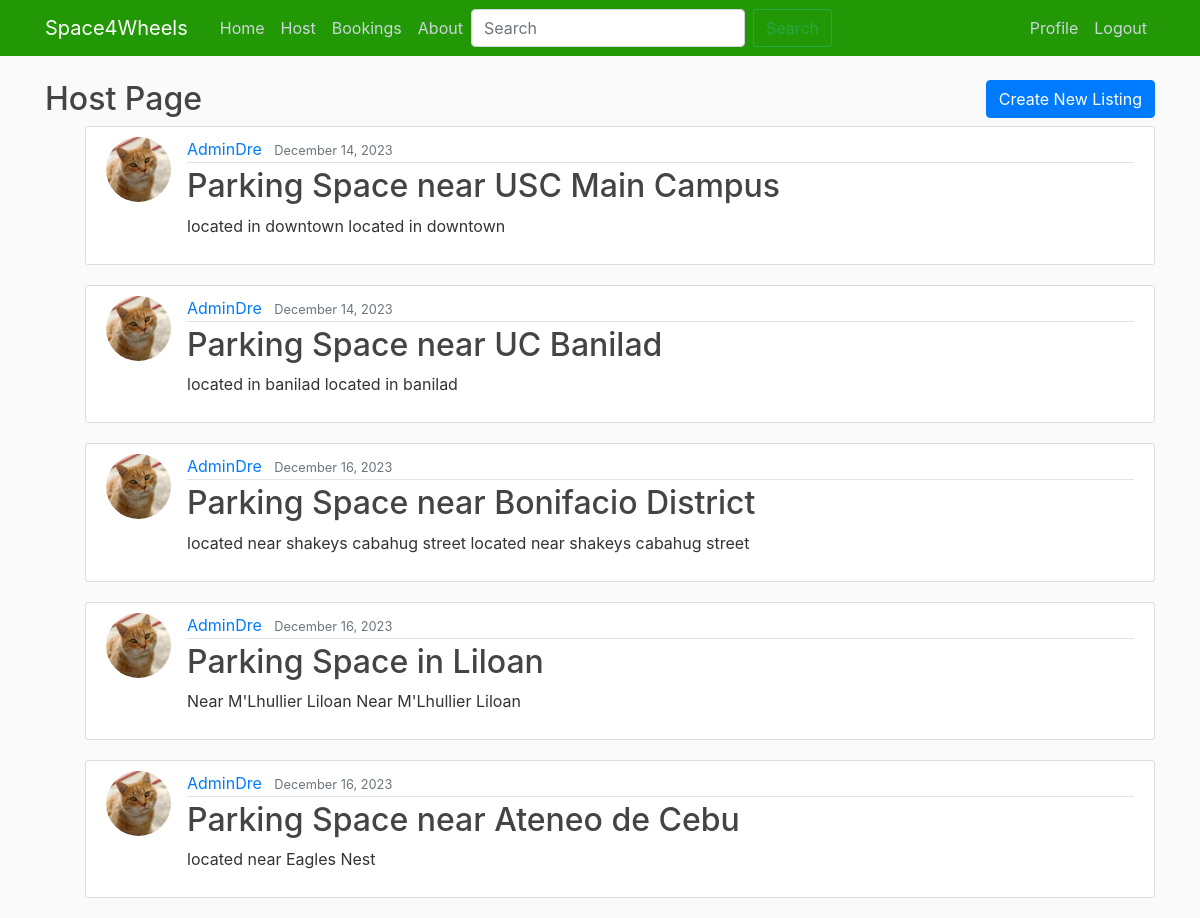
/host/ (signed in), run on an earlier commit of the app's database.
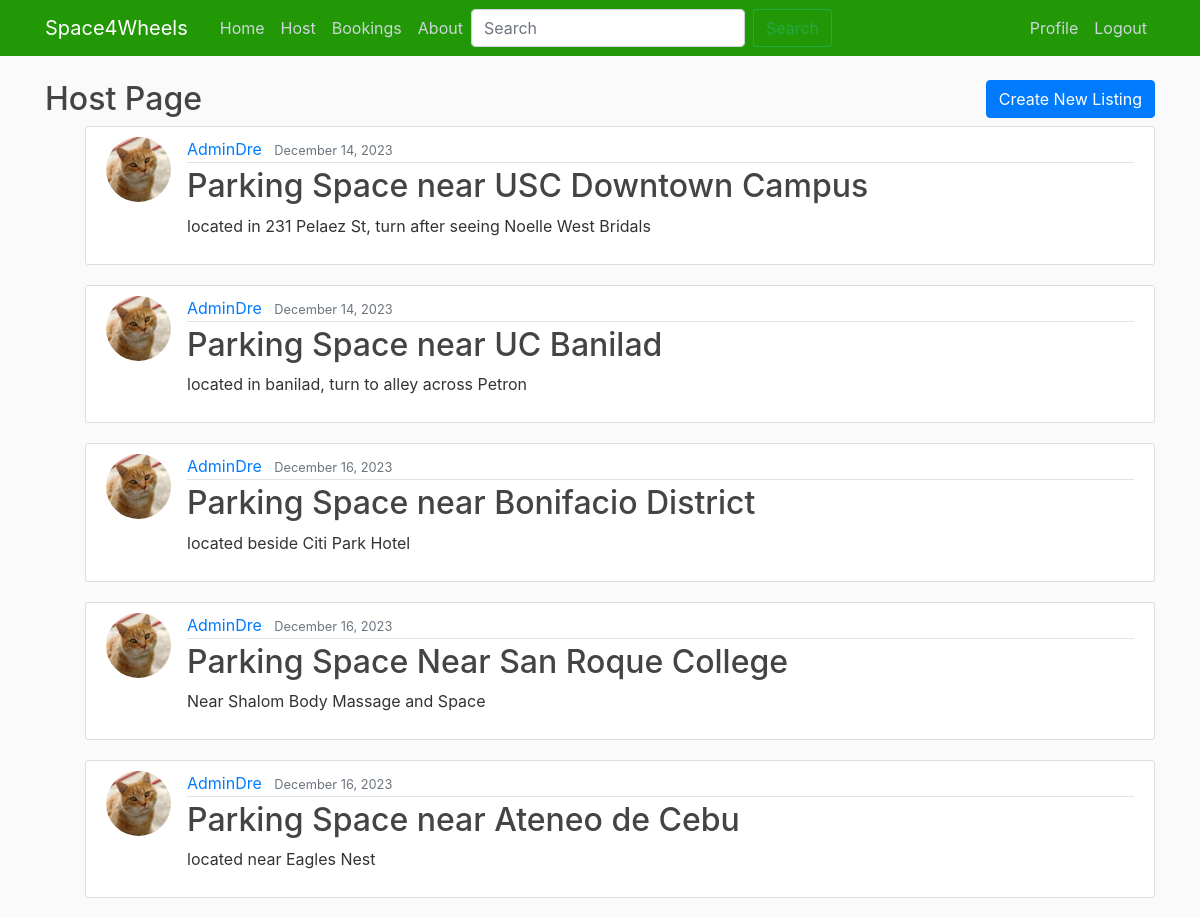
And on a later commit of the database.
### Space4Wheels/models.py (models this page shows)
class Post(models.Model):
    PRICE_RATES = [
        ('day', 'Per Day'),
        ('week', 'Per Week'),
        ('month', 'Per Month'),
    ]
    CAR_SPACE_TYPES = [
        ('Driveway', 'Driveway'),
        ('Garage', 'Garage'),
        ('Open Lot', 'Open Lot'),
    ]
    STATUS_TYPES = [
        ('available', 'Available'),
        ('unavailable', 'Unavailable')
    ]
    title = models.CharField(max_length=100)
    content = models.TextField()
    country = models.CharField(max_length=100)
    city = models.CharField(max_length=100)
    address = models.CharField(max_length=255)
    price = models.DecimalField(max_digits=10, decimal_places=2)
    price_rate = models.CharField(max_length=20, choices=PRICE_RATES)  # per day, per week, per month
    car_space_pics = models.ImageField(upload_to='car_space_pics')
    car_space_type = models.CharField(max_length=20, choices=CAR_SPACE_TYPES)
    map_image = models.TextField()
    additional_notes = models.TextField(blank=True, null=True)  # Optional
    status = models.CharField(max_length=20, default='available', choices=STATUS_TYPES)  # available/booked
    date_posted = models.DateTimeField(default=timezone.now)
    date_updated = models.DateTimeField(default=timezone.now)
    author = models.ForeignKey(User, on_delete=models.CASCADE)
    rating_rating = models.FloatField(default=0)

### users/models.py (models this page shows, shortened)
class Profile(models.Model):
    user = models.OneToOneField(User, on_delete=models.CASCADE)
    image = models.ImageField(default='default.jpg', upload_to='profile_pics')
    contact_number = PhoneNumberField(blank=True, null=True)

### Space4Wheels/views.py (the view)
# urls.py: path('host/', login_required(views.host), name='Space4Wheels-host'),
def host(request):
    user_listings_view = UserParkingSpaceListView()
    user_listings_view.request = request
    user_listings = user_listings_view.get_queryset()
    return render(request, 'Space4Wheels/host.html', {'title': 'Host', 'user_listings': user_listings})

### Space4Wheels/views.py (called while the page is built)
    def get_queryset(self):
        return Post.objects.filter(author=self.request.user)

### Space4Wheels/templates/Space4Wheels/host.html
{% extends "Space4Wheels/base.html" %}
{% block content %}
<div style="overflow: auto;">
    <div style="float: left;">
        <h2>Host Page</h2>
    </div>
    <div style="float: right;">
        <a href="{% url 'post-create' %}" class="btn btn-primary">Create New Listing</a>
    </div>
</div>
    <ul>
        {% for listing in user_listings %}
            <article class="media content-section">
                <img class="rounded-circle article-img" src="{{ listing.author.profile.image.url }}">
                <div class="media-body">
                    <div class="article-metadata">
                        <a class="mr-2" href="#">{{ listing.author }}</a>
                        <small class="text-muted">{{ listing.date_posted|date:"F d, Y" }}</small>
                    </div>
                    <h2><a class="article-title" href="{% url 'post-detail' listing.id %}">{{ listing.title }}</a></h2>
                    <p class="article-content">{{ listing.content }}</p>
                </div>
            </article>
        {% endfor %}
    </ul>
{% endblock content %}

What changed in the data, as far as the page shows it:
changed Post: title "Parking Space near USC Main Campus" → "Parking Space near USC Downtown Campus"; content "located in downtown located in downtown" → "located in 231 Pelaez St, turn after seeing Noelle West Bridals"
changed Post "Parking Space near UC Banilad": content "located in banilad located in banilad" → "located in banilad, turn to alley across Petron"
changed Post "Parking Space near Bonifacio District": content "located near shakeys cabahug street located near shakeys cabahug street" → "located beside Citi Park Hotel"
changed Post: title "Parking Space in Liloan" → "Parking Space Near San Roque College"; content "Near M'Lhullier Liloan Near M'Lhullier Liloan" → "Near Shalom Body Massage and Space"
